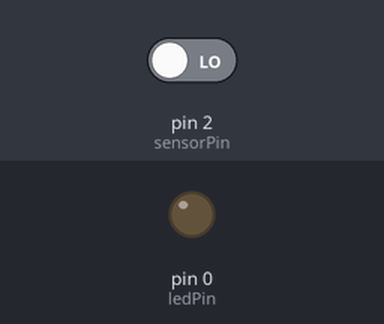
Bench run of a sketch on a simulated Arduino Uno, built with avr-gcc and run on an emulated ATmega328P. On the bench: output pins drawn as LEDs (lit = HIGH). Inputs (shaded band) come from the test bench; at power-on: pin 2 (sensorPin) LOW.

Above: at 1.2 s.
1.3 s: pin 2 (sensorPin) driven HIGH
At 2.5 s:
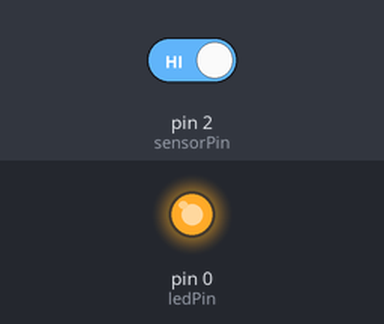
4.3 s: pin 2 (sensorPin) driven LOW
Timing chart, 0 to 7.3 s (numbered marks = the images above; inputs shaded):
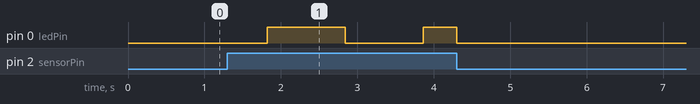

Measured:
- after the input at 1.3 s, pin 0 (ledPin): LOW → HIGH after 0.52 s, → LOW 1.0 s later, → HIGH 1.0 s later

The sketch:

sensor_breath_millis.ino
```cpp
#define ledPin 0
#define sensorPin 2

int brightness = 0;
int fadeAmount = 5;
int fadeInterval = 20;
unsigned long preTime = 0;

unsigned long preWarnTime = 0;
void setup() {
  pinMode(ledPin, OUTPUT);
  pinMode(sensorPin, INPUT);

}

void loop() {
  int sensorValue = digitalRead(sensorPin);

  if (sensorValue == 1) {
    unsigned long currentMillis = millis();
    warning(currentMillis);
  } else {
    turnOff();
  }

}

void warning(unsigned long thisMillis) {

  if (thisMillis - preTime >= fadeInterval) {

    analogWrite(ledPin, brightness);
    brightness += fadeAmount;
    if (brightness <= 0 || brightness >= 255) {
      fadeAmount = - fadeAmount;
    }
    preTime = thisMillis;
  }

}

void turnOff(){
   digitalWrite(ledPin, LOW);
  }
```
